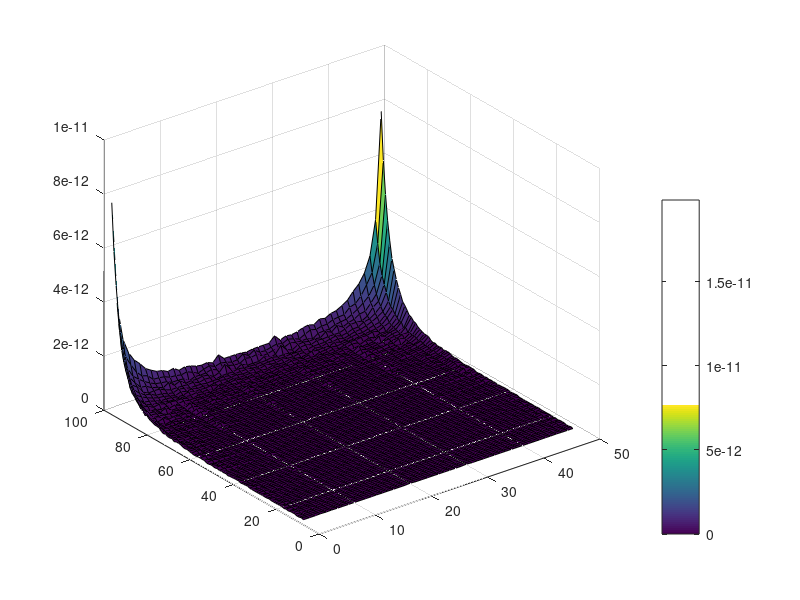

Reproduce this figure in MATLAB.
z = csvread ("data.csv");

[X,Y] = meshgrid(1:columns(z),1:rows(z));
Z = z;
C = z;
direction = [0 0 1];
rotate(surf(X,Y,C,Z),direction,180)

colorbar